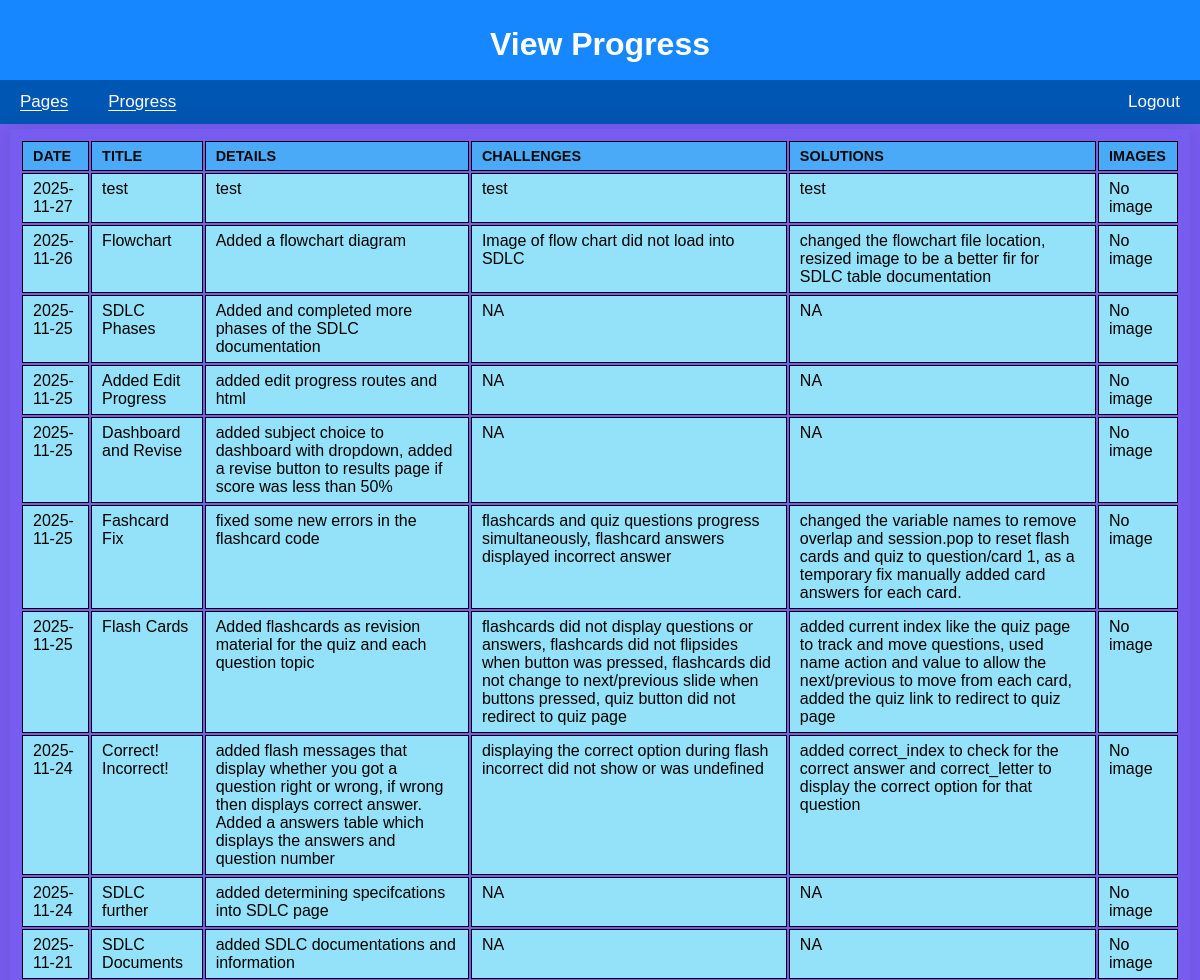
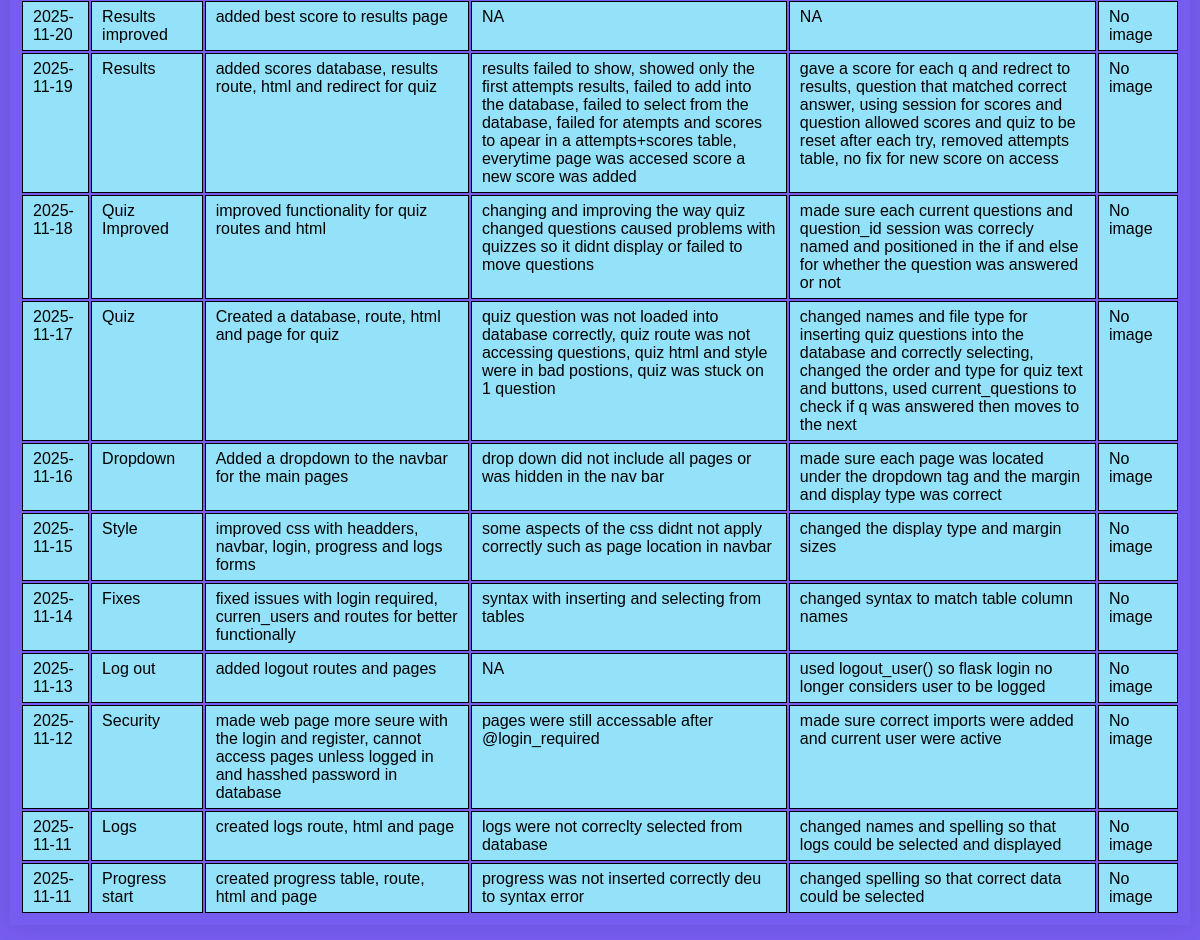
The app's page /view_progress (signed in) with its own data (2 pictures, top to bottom).
### tables this page shows
CREATE TABLE progresslogs (
    id INTEGER PRIMARY KEY AUTOINCREMENT,
    user_id INTEGER NOT NULL,
    date TEXT NOT NULL,
    title TEXT NOT NULL UNIQUE,
    details TEXT NOT NULL,
    image_path TEXT,
    challenges TEXT NOT NULL,
    solutions TEXT NOT NULL
);

### app.py (the view)
@app.route('/view_progress', methods=['GET', 'POST'])
@login_required
def view_progress():
    try:
        with get_db_connection() as conn:
            cursor = conn.cursor()
            cursor.execute(
                """SELECT id, date, title, details, image_path, challenges, solutions
                   FROM ProgressLogs
                   WHERE user_id = ?
                   ORDER BY date DESC, id DESC""",  # Newer entries first
                (current_user.id,)
            )
            posts = cursor.fetchall()
        return render_template('viewProgress.html', posts=posts, username=current_user.username)
    except Exception as e:
        flash('Error loading your progress logs.', 'error')
        print(f"Error loading progress: {e}")

### app.py (called while the page is built)
@login_manager.user_loader
def load_user(user_id):
    try:
        with get_db_connection() as conn:
            cursor = conn.cursor()
            cursor.execute(
                'SELECT id, username FROM users WHERE id = ?',
                (user_id,)
            )
            user = cursor.fetchone()  # get the first record from query result
        if user:
            return User(id=user['id'], username=user['username'])
        return None
    except Exception as e:
        print(f"Error loading user {user_id}: {e}")  # Replace with proper logging later
        return None

@contextmanager
def get_db_connection():
    conn = sqlite3.connect('database.db')
    conn.row_factory = sqlite3.Row  # Allows accessing columns by name
    try:
        yield conn  # keep connection open while actively accessing db
    finally:  # when finished
        conn.close()

### templates/viewProgress.html (shortened to what this page needs)
{% extends 'base.html' %}
{% block heading %}View Progress{% endblock %}
{% block content %}
    {% if posts %}
        <table>
            <tr>
                <th>Date</th>
                <th>Title</th>
                <th>Details</th>
                <th>challenges</th>
                <th>Solutions</th>
                <th>Images</th>
            </tr>
        {% for post in posts %}
            <tr>
                <td>{{ post.date }}</td>
                <td>{{ post.title }}</td>
                <td>{{ post.details }}</td>
                <td>{{ post.challenges }}</td>
                <td>{{ post.solutions }}</td>
                <td>
                    {% if post.image_path %}
                        <img src="{{ url_for('static', filename=post.image_path) }}"
                            alt="Progress Image"
                            width="150">
                    {% else %}
                        No image
                    {% endif %}
                </td>
            </tr>
        {% endfor %}
        </table>
    {% else %}
        <p>No progress entries found.</p>
    {% endif %}
{% endblock %}

### static/styles.css (style rules this page uses)
body { font-family: Arial, sans-serif; margin: 10px; padding: 0; background-color: #775cf0; color:black; }
td, th { vertical-align: top; }
td { vertical-align: top; background-color: #93e2fa; }
table { max-width: 1500px; margin: 15px auto; padding: 10px; border-radius: 1px; box-shadow: 0 0 25px rgba(0,0,0, 0.1); align-content: center; }
table th, table td, table tr { border: 1.5px solid #000000; padding: 6px 10px; text-align: left; }
table th { background-color: #4aaaf8; color: #0a0a0a; font-weight: bold; text-transform: uppercase; font-size: 0.9em; }

### records on screen
progresslogs: date "2025-11-27", title "test", details "test", challenges "test", solutions "test"
progresslogs: date "2025-11-26", title "Flowchart", details "Added a flowchart diagram", challenges "Image of flow chart did not load into SDLC", solutions "changed the flowchart file location, resized image to be a better fir for SDLC table documentation"
progresslogs: date "2025-11-25", title "SDLC Phases", details "Added and completed more phases of the SDLC documentation", challenges "NA", solutions "NA"
progresslogs: date "2025-11-25", title "Added Edit Progress", details "added edit progress routes and html", challenges "NA", solutions "NA"
progresslogs: date "2025-11-25", title "Dashboard and Revise", details "added subject choice to dashboard with dropdown, added a revise button to results page if score was less than 50%", challenges "NA", solutions "NA"
progresslogs: date "2025-11-25", title "Fashcard Fix", details "fixed some new errors in the flashcard code", challenges "flashcards and quiz questions progress simultaneously, flashcard answers displayed incorrect answer", solutions "changed the variable names to remove overlap and session.pop to reset flash cards and quiz to question/card 1, as a temporary fix manually added card answers for each card."
progresslogs: date "2025-11-25", title "Flash Cards", details "Added flashcards as revision material for the quiz and each question topic", challenges "flashcards did not display questions or answers, flashcards did not flipsides when button was pressed, flashcards did not change to next/previous slide when buttons pressed, quiz button did not redirect to quiz page", solutions "added current index like the quiz page to track and move questions, used name action and value to allow the next/previous to move from each card, added the quiz link to redirect to quiz page"
progresslogs: date "2025-11-24", title "Correct! Incorrect!", details "added flash messages that display whether you got a question right or wrong, if wrong then displays correct answer. Added a answers table which displays the answers and question number", challenges "displaying the correct option during flash incorrect did not show or was undefined", solutions "added correct_index to check for the correct answer and correct_letter to display the correct option for that question"
progresslogs: date "2025-11-24", title "SDLC further", details "added determining specifcations into SDLC page", challenges "NA", solutions "NA"
progresslogs: date "2025-11-21", title "SDLC Documents", details "added SDLC documentations and information", challenges "NA", solutions "NA"
progresslogs: date "2025-11-20", title "Results improved", details "added best score to results page", challenges "NA", solutions "NA"
progresslogs: date "2025-11-19", title "Results", details "added scores database, results route, html and redirect for quiz", challenges "results failed to show, showed only the first attempts results, failed to add into the database, failed to select from the database, failed for atempts and scores to apear in a attempts+scores table, everytime page was accesed score a new score was added", solutions "gave a score for each q and redrect to results, question that matched correct answer, using session for scores and question allowed scores and quiz to be reset after each try, removed attempts table, no fix for new score on access"
progresslogs: date "2025-11-18", title "Quiz Improved", details "improved functionality for quiz routes and html", challenges "changing and improving the way quiz changed questions caused problems with quizzes so it didnt display or failed to move questions", solutions "made sure each current questions and question_id session was correcly named and positioned in the if and else for whether the question was answered or not"
progresslogs: date "2025-11-17", title "Quiz", details "Created a database, route, html and page for quiz", challenges "quiz question was not loaded into database correctly, quiz route was not accessing questions, quiz html and style were in bad postions, quiz was stuck on 1 question", solutions "changed names and file type for inserting quiz questions into the database and correctly selecting, changed the order and type for quiz text and buttons, used current_questions to check if q was answered then moves to the next"
progresslogs: date "2025-11-16", title "Dropdown", details "Added a dropdown to the navbar for the main pages", challenges "drop down did not include all pages or was hidden in the nav bar", solutions "made sure each page was located under the dropdown tag and the margin and display type was correct"
progresslogs: date "2025-11-15", title "Style", details "improved css with headders, navbar, login, progress and logs forms", challenges "some aspects of the css didnt not apply correctly such as page location in navbar", solutions "changed the display type and margin sizes"
progresslogs: date "2025-11-14", title "Fixes", details "fixed issues with login required, curren_users and routes for better functionally", challenges "syntax with inserting and selecting from tables", solutions "changed syntax to match table column names"
progresslogs: date "2025-11-13", title "Log out", details "added logout routes and pages", challenges "NA", solutions "used logout_user() so flask login no longer considers user to be logged"
progresslogs: date "2025-11-12", title "Security", details "made web page more seure with the login and register, cannot access pages unless logged in and hasshed password in database", challenges "pages were still accessable after @login_required", solutions "made sure correct imports were added and current user were active"
progresslogs: date "2025-11-11", title "Logs", details "created logs route, html and page", challenges "logs were not correclty selected from database", solutions "changed names and spelling so that logs could be selected and displayed"
progresslogs: date "2025-11-11", title "Progress start", details "created progress table, route, html and page", challenges "progress was not inserted correctly deu to syntax error", solutions "changed spelling so that correct data could be selected"
